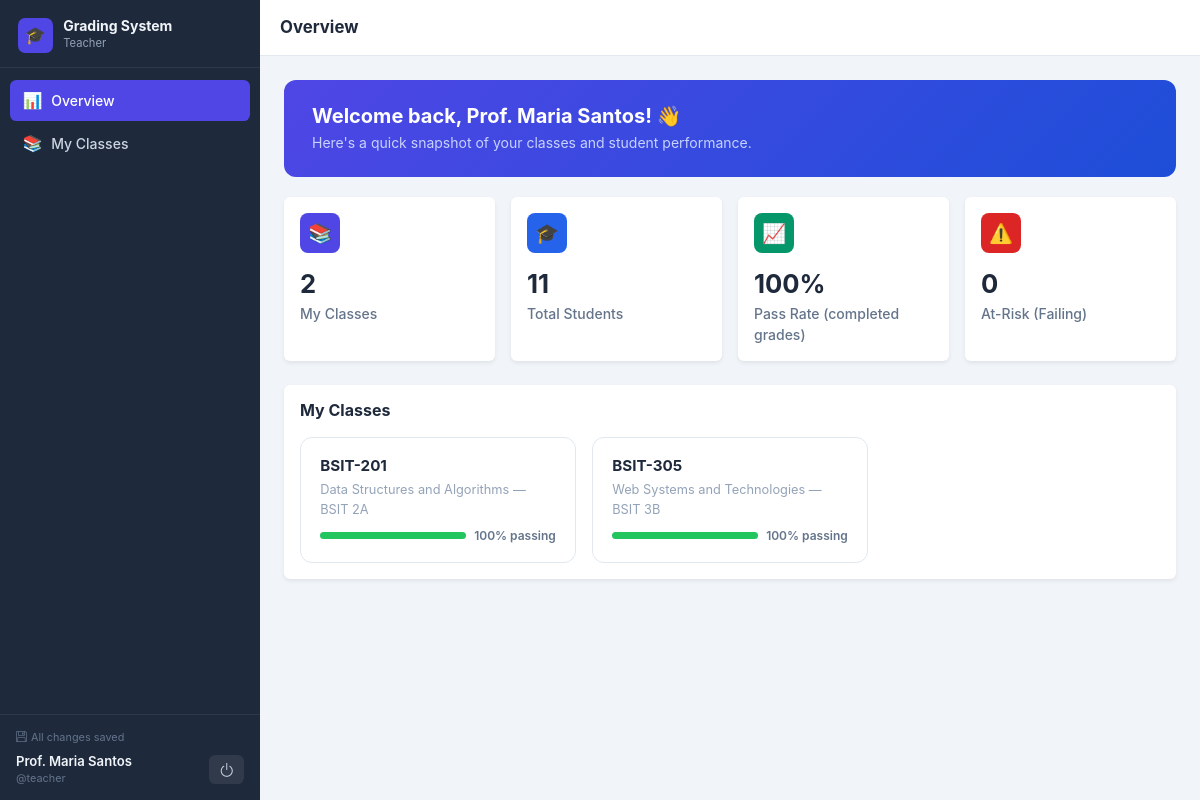
Screenshot of /teacher/dashboard.php (signed in) with the database file from the repository.
### tables this page shows
CREATE TABLE teachers (
  id INT AUTO_INCREMENT PRIMARY KEY,
  username VARCHAR(50) NOT NULL UNIQUE,
  password_hash VARCHAR(255) NOT NULL,
  name VARCHAR(150) NOT NULL,
  email VARCHAR(150) NOT NULL DEFAULT '',
  department VARCHAR(150) NOT NULL DEFAULT '',
  status ENUM('active','disabled') NOT NULL DEFAULT 'active',
  created_at DATETIME NOT NULL DEFAULT CURRENT_TIMESTAMP
);

CREATE TABLE classes (
  id INT AUTO_INCREMENT PRIMARY KEY,
  code VARCHAR(50) NOT NULL,
  subject VARCHAR(200) NOT NULL,
  section VARCHAR(100) NOT NULL,
  school_year VARCHAR(20) NOT NULL,
  semester VARCHAR(30) NOT NULL,
  teacher_id INT NOT NULL,
  class_standing DECIMAL(5,2) NOT NULL DEFAULT 20,
  major_exams DECIMAL(5,2) NOT NULL DEFAULT 40,
  performance_task DECIMAL(5,2) NOT NULL DEFAULT 20,
  activity_output DECIMAL(5,2) NOT NULL DEFAULT 20,
  created_at DATETIME NOT NULL DEFAULT CURRENT_TIMESTAMP,
  CONSTRAINT fk_classes_teacher FOREIGN KEY (teacher_id) REFERENCES teachers(id) ON DELETE CASCADE
);

### includes/auth.php (called while the page is built, shortened)
<?php
require_once __DIR__ . '/../config/db.php';
function base_url(): string {
    static $base = null;
    if ($base === null) {
        $docRoot = rtrim(str_replace('\\', '/', $_SERVER['DOCUMENT_ROOT'] ?? ''), '/');
        $appRoot = rtrim(str_replace('\\', '/', dirname(__DIR__)), '/');
        $base = ($docRoot !== '' && strpos($appRoot, $docRoot) === 0)
            ? substr($appRoot, strlen($docRoot))
            : '';
    }
    return $base;
}
function current_session(): ?array {
    $u = $_SESSION['user'] ?? null;
    $table = ($u['role'] ?? '') === 'admin' ? 'admins' : 'teachers';
    $sql = "SELECT id, username, name FROM $table WHERE id = ?";
    if ($table === 'teachers') $sql .= " AND status = 'active'";
    $stmt = get_db()->prepare($sql);
    $stmt->execute([$u['id']]);
    $account = $stmt->fetch();
    return $_SESSION['user'] = array_merge($u, $account);
}
function require_login(): array {
    $u = current_session();
    return $u;
}
function require_role(string $role): array {
    $u = require_login();
    return $u;
}
function h($v): string {
    return htmlspecialchars((string)$v, ENT_QUOTES, 'UTF-8');
}

### config/db.php (called while the page is built, shortened)
<?php
function get_db(): PDO {
    static $pdo = null;
    if ($pdo !== null) return $pdo;
    try {
        $pdo = new PDO('mysql:host=' . DB_HOST . ';port=' . DB_PORT . ';dbname=' . DB_NAME . ';charset=utf8mb4', DB_USER, DB_PASS, [
            PDO::ATTR_ERRMODE => PDO::ERRMODE_EXCEPTION,
            PDO::ATTR_DEFAULT_FETCH_MODE => PDO::FETCH_ASSOC,
            PDO::ATTR_EMULATE_PREPARES => false,
        ]);
        return $pdo;
    } catch (Throwable $e) {
        error_log('Database connection failed: ' . $e->getMessage());
        http_response_code(503);
        exit('Service temporarily unavailable. Please try again later.');
    }
}

### includes/roster.php (called while the page is built, shortened)
<?php
function final_grade_sql(): string {
    return 'ROUND(((s.quiz + s.oral + s.attendance) / 3 * c.class_standing
        + (s.prelim + s.final_exam) / 2 * c.major_exams
        + s.performance_task * c.performance_task + s.activity_output * c.activity_output) / 100, 2)';
}
function class_statistics(PDO $pdo, array $classIds): array {
    $marks = implode(',', array_fill(0, count($classIds), '?'));
    $grade = final_grade_sql();
    $stmt = $pdo->prepare("SELECT c.id, COUNT(s.id) AS total,
        COUNT($grade) AS completed, COALESCE(SUM($grade >= 75), 0) AS passed,
        COALESCE(SUM($grade < 75), 0) AS failed, ROUND(AVG($grade), 2) AS average
        FROM classes c LEFT JOIN students s ON s.class_id = c.id
        WHERE c.id IN ($marks) GROUP BY c.id");
    $stmt->execute($classIds);
    $result = [];
    foreach ($stmt as $row) {
        foreach (['total', 'completed', 'passed', 'failed'] as $key) $row[$key] = (int)$row[$key];
        $row['incomplete'] = $row['total'] - $row['completed'];
        $row['passRate'] = $row['completed'] ? round($row['passed'] / $row['completed'] * 100, 1) : null;
        $row['average'] = $row['average'] === null ? null : (float)$row['average'];
        $result[$row['id']] = $row;
    }
    return $result;
}

### teacher/dashboard.php (the view, shortened to what this page needs)
<?php
require_once __DIR__ . '/../includes/auth.php';
require_once __DIR__ . '/../includes/roster.php';
$u = require_role('teacher');
$page = $_GET['page'] ?? 'overview';
$assetBase = '../';
$pdo = get_db();
$navItems = [
    ['id' => 'overview', 'label' => 'Overview',   'icon' => '📊', 'href' => 'dashboard.php?page=overview'],
    ['id' => 'classes',  'label' => 'My Classes', 'icon' => '📚', 'href' => 'dashboard.php?page=classes'],
];
$activeId  = $page;
$pageTitle = $page === 'overview' ? 'Overview' : 'My Classes';
$roleLabel = 'Teacher';
require __DIR__ . '/../includes/layout_start.php';
?>
<?php
$stmt = $pdo->prepare('SELECT * FROM classes WHERE teacher_id = ? ORDER BY created_at DESC');
$stmt->execute([$u['id']]);
$myClasses = $stmt->fetchAll();
$classComputed = class_statistics($pdo, array_column($myClasses, 'id'));
$totalStudents = array_sum(array_column($classComputed, 'total'));
$passed = array_sum(array_column($classComputed, 'passed'));
$failed = array_sum(array_column($classComputed, 'failed'));
$passRate = ($passed + $failed) > 0 ? round(($passed / ($passed + $failed)) * 100) : 0;
?>
<?php if ($page === 'overview'): ?>
<div class="hero-banner">
  <h2>Welcome back, <?= h($u['name']) ?>! 👋</h2>
  <p>Here's a quick snapshot of your classes and student performance.</p>
</div>
<div class="row g-3 mb-4">
  <div class="col-6 col-lg-3">
    <div class="card border-0 shadow-sm h-100">
      <div class="card-body">
        <div class="stat-icon bg-indigo">📚</div>
        <p class="stat-value"><?= count($myClasses) ?></p>
        <p class="stat-label">My Classes</p>
      </div>
    </div>
  </div>
  <div class="col-6 col-lg-3">
    <div class="card border-0 shadow-sm h-100">
      <div class="card-body">
        <div class="stat-icon bg-blue">🎓</div>
        <p class="stat-value"><?= $totalStudents ?></p>
        <p class="stat-label">Total Students</p>
      </div>
    </div>
  </div>
  <div class="col-6 col-lg-3">
    <div class="card border-0 shadow-sm h-100">
      <div class="card-body">
        <div class="stat-icon bg-emerald">📈</div>
        <p class="stat-value"><?= $passRate ?>%</p>
        <p class="stat-label">Pass Rate (completed grades)</p>
      </div>
    </div>
  </div>
  <div class="col-6 col-lg-3">
    <div class="card border-0 shadow-sm h-100">
      <div class="card-body">
        <div class="stat-icon bg-red">⚠️</div>
        <p class="stat-value"><?= $failed ?></p>
        <p class="stat-label">At-Risk (Failing)</p>
      </div>
    </div>
  </div>
</div>
<div class="card border-0 shadow-sm">
  <div class="card-body">
    <h5 class="section-title">My Classes</h5>
    <div class="row g-3">
      <?php foreach ($myClasses as $c): $cc = $classComputed[$c['id']]; $rate = $cc['passRate'] ?? 0; ?>
      <div class="col-sm-6 col-xl-4">
        <div class="class-card" style="cursor:default;">
          <p class="code"><?= h($c['code']) ?></p>
          <p class="subject"><?= h($c['subject']) ?> — <?= h($c['section']) ?></p>
          <div class="d-flex align-items-center gap-2 mt-2">
            <div class="grade-bar flex-grow-1" style="width:auto;">
              <div class="fill <?= $rate>=75?'fill-pass':'fill-fail' ?>" style="width:<?= $rate ?>%"></div>
            </div>
            <span class="fw-semibold" style="font-size:.75rem;color:#64748b;"><?= $rate ?>% passing</span>
          </div>
        </div>
      </div>
      <?php endforeach; ?>
    </div>
  </div>
</div>
<?php endif; ?>
<?php require __DIR__ . '/../includes/layout_end.php'; ?>

### includes/layout_start.php (shortened to what this page needs)
<?php
$u = current_session();
?>
<!DOCTYPE html>
<html lang="en">
<head>
<link rel="stylesheet" href="https://cdn.jsdelivr.net/npm/bootstrap@5.3.3/dist/css/bootstrap.min.css">
<link rel="stylesheet" href="https://cdn.jsdelivr.net/npm/bootstrap-icons@1.11.3/font/bootstrap-icons.min.css">
<link rel="stylesheet" href="<?= h($assetBase ?? '') ?>assets/css/style.css">
</head>
<body class="app-body">
<div class="d-none d-lg-flex flex-column sidebar-static" id="sidebarStatic">
  <div class="sidebar-brand">
    <div class="brand-icon">🎓</div>
    <div>
      <p class="sb-title">Grading System</p>
      <p class="sb-role"><?= h($roleLabel) ?></p>
    </div>
  </div>
  <nav class="sidebar-nav flex-grow-1">
    <?php foreach ($navItems as $item): ?>
      <a href="<?= h($item['href']) ?>" class="sb-link <?= $item['id'] === $activeId ? 'active' : '' ?>">
        <span class="sb-icon"><?= $item['icon'] ?></span>
        <span><?= h($item['label']) ?></span>
      </a>
    <?php endforeach; ?>
  </nav>
  <div class="sidebar-foot">
    <div class="saved-line"><i class="bi bi-floppy me-1"></i><span data-save-status role="status">All changes saved</span></div>
    <div class="who-row">
      <div class="overflow-hidden">
        <p class="uname"><?= h($u['name'] ?? '') ?></p>
        <p class="uhandle">@<?= h($u['username'] ?? '') ?></p>
      </div>
      <form method="post" action="<?= h(base_url()) ?>/logout.php">
          <button type="submit" class="logout-btn" title="Logout"><i class="bi bi-power"></i></button>
      </form>
    </div>
  </div>
</div>
<div class="main-col">
  <header class="topbar">
    <h1 class="topbar-title"><?= h($pageTitle) ?></h1>
  </header>
  <main class="page-content">

### assets/css/style.css (style rules this page uses)
:root { --sb-bg: #1e293b; --sb-width: 260px; --indigo: #4f46e5; --indigo-dark: #4338ca; --emerald: #059669; --topbar-h: 56px; }
body { background: #f1f5f9; font-family: "Inter", system-ui, -apple-system, sans-serif; }
.sidebar-static { width: var(--sb-width); min-width: var(--sb-width); min-height: 100vh; background: var(--sb-bg); position: sticky; top: 0; height: 100vh; overflow-y: auto; flex-shrink: 0; }
.sidebar-brand { display: flex; align-items: center; gap: .65rem; padding: 1.1rem 1.1rem .9rem; border-bottom: 1px solid rgba(255,255,255,.07); flex-shrink: 0; }
.brand-icon { width: 2.2rem; height: 2.2rem; border-radius: .45rem; background: var(--indigo); display: flex; align-items: center; justify-content: center; font-size: 1.05rem; flex-shrink: 0; }
.sb-title { font-size: .875rem; font-weight: 700; color: #f1f5f9; line-height: 1.2; margin: 0; }
.sb-role { font-size: .7rem; color: #94a3b8; margin: 0; }
.sidebar-nav { padding: .75rem .65rem; overflow-y: auto; }
.sb-link { display: flex; align-items: center; gap: .6rem; padding: .52rem .75rem; border-radius: .4rem; color: #cbd5e1; font-size: .875rem; font-weight: 500; text-decoration: none; margin-bottom: 2px; transition: background .12s, color .12s; }
.sb-link.active { background: var(--indigo); color: #fff; }
.sb-icon { font-size: 1rem; width: 1.2rem; text-align: center; flex-shrink: 0; }
.sidebar-foot { border-top: 1px solid rgba(255,255,255,.07); padding: .85rem 1rem; flex-shrink: 0; }
.saved-line { font-size: .68rem; color: #64748b; margin-bottom: .5rem; }
.who-row { display: flex; align-items: center; justify-content: space-between; gap: .5rem; }
.uname { font-size: .82rem; font-weight: 600; color: #f1f5f9; margin: 0; line-height: 1.3; white-space: nowrap; overflow: hidden; text-overflow: ellipsis; }
.uhandle { font-size: .68rem; color: #64748b; margin: 0; }
.logout-btn { background: rgba(255,255,255,.08); border: none; color: #cbd5e1; border-radius: .4rem; padding: .42rem .58rem; font-size: 1rem; line-height: 1; transition: background .12s, color .12s; cursor: pointer; }
body.app-body { display: flex; flex-direction: row; min-height: 100vh; margin: 0; }
.main-col { flex: 1 1 0; min-width: 0; display: flex; flex-direction: column; min-height: 100vh; }
.topbar { position: sticky; top: 0; z-index: 200; height: var(--topbar-h); background: #fff; border-bottom: 1px solid #e2e8f0; padding: 0 1.25rem; display: flex; align-items: center; gap: .75rem; flex-shrink: 0; }
.topbar-title { font-size: 1.05rem; font-weight: 700; margin: 0; color: #1e293b; }
.page-content { flex: 1; padding: 1.5rem; }
.stat-icon { width: 2.5rem; height: 2.5rem; border-radius: .5rem; display: flex; align-items: center; justify-content: center; font-size: 1.2rem; margin-bottom: .75rem; }
.stat-icon.bg-indigo { background: #4f46e5; color: #fff; }
.stat-icon.bg-blue { background: #2563eb; color: #fff; }
.stat-icon.bg-emerald { background: #059669; color: #fff; }
.stat-icon.bg-red { background: #dc2626; color: #fff; }
.stat-value { font-size: 1.6rem; font-weight: 700; color: #1e293b; margin: 0; }
.stat-label { font-size: .875rem; font-weight: 500; color: #64748b; margin: 0; }
.hero-banner { background: linear-gradient(135deg, #4f46e5, #1d4ed8); border-radius: .75rem; padding: 1.5rem 1.75rem; color: #fff; margin-bottom: 1.25rem; }
.hero-banner h2 { font-size: 1.25rem; font-weight: 700; margin: 0; }
.hero-banner p { margin: .25rem 0 0; color: #c7d2fe; font-size: .875rem; }
.grade-bar { width: 5rem; height: .45rem; background: #e2e8f0; border-radius: 1rem; overflow: hidden; display: inline-block; vertical-align: middle; }
.grade-bar .fill { height: 100%; }
.fill-pass { background: #22c55e; }
.class-card { background: #fff; border: 1px solid #e2e8f0; border-radius: .75rem; padding: 1.1rem 1.2rem; cursor: pointer; transition: box-shadow .15s, transform .15s; height: 100%; }
.class-card .code { font-weight: 700; color: #1e293b; margin: 0; font-size: .95rem; }
.class-card .subject { font-size: .8rem; color: #94a3b8; margin: .15rem 0 0; }
.section-title { font-weight: 700; color: #1e293b; margin: 0 0 1rem; font-size: 1rem; }

### rows the page displays
teachers: name "Prof. Maria Santos", username "teacher"
classes: code "BSIT-201", subject "Data Structures and Algorithms", section "BSIT 2A", rate "100"
classes: code "BSIT-305", subject "Web Systems and Technologies", section "BSIT 3B", rate "100"

### other values shown
$roleLabel "Teacher"
$item['icon'] "📊"
$item['label'] "Overview"
$item['icon'] "📚"
$item['label'] "My Classes"
$pageTitle "Overview"
count($myClasses) "2"
$totalStudents "11"
$passRate "100"
$failed "0"
